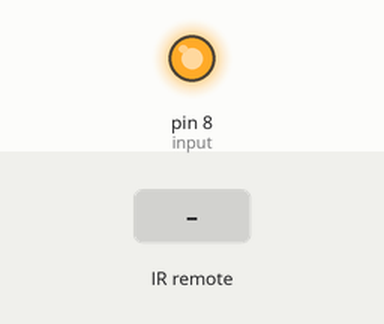
Recording of a sketch running on a simulated Arduino Uno, built with avr-gcc and run on an emulated ATmega328P. Shown: output pins drawn as LEDs (lit = HIGH). The test bench sets the inputs (shaded band). What the sketch prints to the serial monitor is not drawn.

Above: at 1.2 s.
1.3 s: infrared code 0xE12458A7 received
Timing chart, 0 to 4.3 s (numbered marks = the images above; inputs shaded):
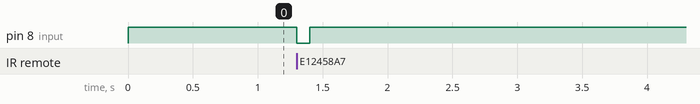

Measured:
- after the input at 1.3 s, pin 8 (input): HIGH → LOW at once, → HIGH 0.10 s later

The sketch:

receiver.ino
```cpp
#include <IRremote.h>

int input = 8;
int RECV_PIN = 12;

uint32_t vol_up_code = 3777255591;
uint32_t vol_down_code= 3777273951;

IRrecv irrecv(RECV_PIN);
decode_results results;

void setup()
{
  Serial.begin(9600);
  irrecv.enableIRIn(); // Inicializa o receptor IR
  pinMode(input, OUTPUT);
}

void loop()
{
  if (irrecv.decode(&results))
  {
    if(results.value == vol_up_code){
      Serial.print(1);
    }
    else if(results.value == vol_down_code){
      Serial.print(2);
    }
    digitalWrite(input, LOW);
    delay(100);
    irrecv.resume(); //Le o próximo valor
  }
  else{
    digitalWrite(input, HIGH);
    Serial.print(0);
  }
}
```
